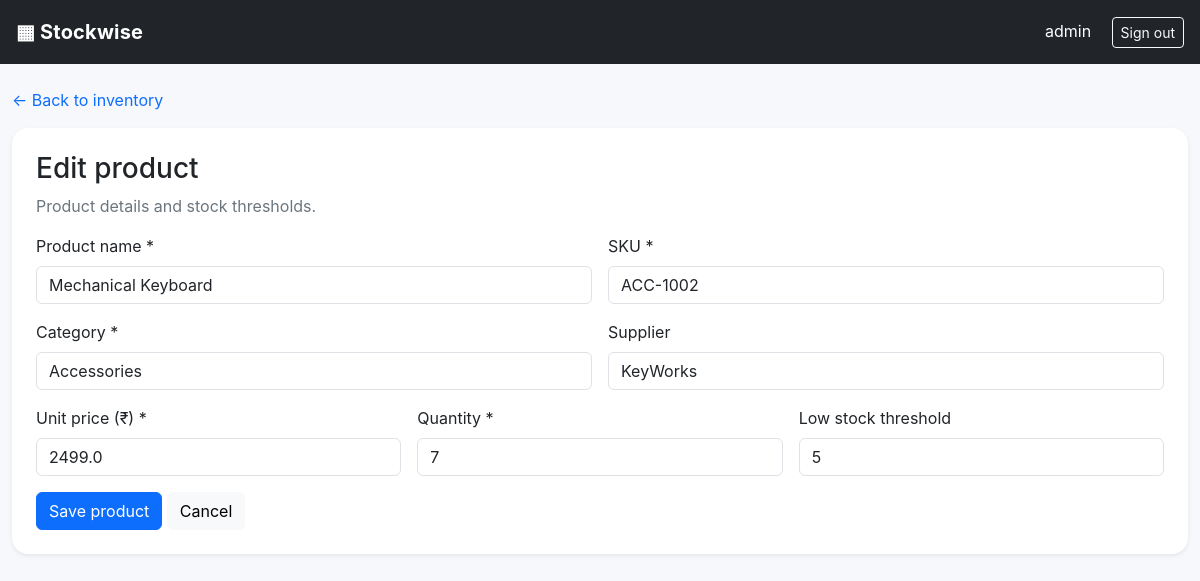
The app's page /products/2/edit (signed in) with its own data.
### tables this page shows
CREATE TABLE products(id INTEGER PRIMARY KEY, name TEXT NOT NULL, sku TEXT UNIQUE NOT NULL, category TEXT NOT NULL, price REAL NOT NULL CHECK(price>=0), quantity INTEGER NOT NULL CHECK(quantity>=0), reorder_level INTEGER NOT NULL DEFAULT 5 CHECK(reorder_level>=0), supplier TEXT DEFAULT '', created_at TEXT NOT NULL);

### app.py (the view, shortened to what this page needs)
@app.route('/products/new',methods=['GET','POST'])
@app.route('/products/<int:pid>/edit',methods=['GET','POST'])
@signed_in
def product_form(pid=None):
    with connect() as db: product=db.execute('SELECT * FROM products WHERE id=?',(pid,)).fetchone() if pid else None
    if pid and not product: flash('Product not found.','warning'); return redirect(url_for('dashboard'))
    return render_template('product_form.html',product=product)

### app.py (called while the page is built)
def connect():
    db = sqlite3.connect(DB)
    db.row_factory = sqlite3.Row
    return db

def signed_in(fn):
    @wraps(fn)
    def wrapper(*args,**kwargs):
        if not session.get('user_id'):
            flash('Please sign in first.','warning'); return redirect(url_for('login'))
        return fn(*args,**kwargs)
    return wrapper

### templates/product_form.html
{% extends 'base.html' %}{% block title %}Product · Stockwise{% endblock %}{% block content %}<a href="{{ url_for('dashboard') }}" class="text-decoration-none">← Back to inventory</a><div class="card border-0 shadow-sm p-4 mt-3"><h1 class="h3">{{ 'Edit product' if product else 'Add product' }}</h1><p class="text-secondary">Product details and stock thresholds.</p><form method="post" class="row g-3"><div class="col-md-6"><label class="form-label">Product name *</label><input class="form-control" name="name" maxlength="100" required value="{{ product.name if product else '' }}"></div><div class="col-md-6"><label class="form-label">SKU *</label><input class="form-control" name="sku" maxlength="30" required value="{{ product.sku if product else '' }}"></div><div class="col-md-6"><label class="form-label">Category *</label><input class="form-control" name="category" maxlength="60" required value="{{ product.category if product else '' }}"></div><div class="col-md-6"><label class="form-label">Supplier</label><input class="form-control" name="supplier" maxlength="100" value="{{ product.supplier if product else '' }}"></div><div class="col-md-4"><label class="form-label">Unit price (₹) *</label><input class="form-control" type="number" min="0" step="0.01" name="price" required value="{{ product.price if product else '' }}"></div><div class="col-md-4"><label class="form-label">Quantity *</label><input class="form-control" type="number" min="0" name="quantity" required value="{{ product.quantity if product else 0 }}"></div><div class="col-md-4"><label class="form-label">Low stock threshold</label><input class="form-control" type="number" min="0" name="reorder_level" value="{{ product.reorder_level if product else 5 }}"></div><div class="col-12"><button class="btn btn-primary">Save product</button> <a class="btn btn-light" href="{{ url_for('dashboard') }}">Cancel</a></div></form></div>{% endblock %}

### static/style.css (style rules this page uses)
:root { --ink:#182230;--muted:#697586;--line:#e8edf2;--blue:#3568df;--bg:#f6f8fb }
body { background:var(--bg);color:var(--ink);font-family:Inter,ui-sans-serif,system-ui,-apple-system,"Segoe UI",sans-serif }
.card { border-radius:16px!important }

### records on screen
products: name "Mechanical Keyboard", sku "ACC-1002", category "Accessories", supplier "KeyWorks", price "2499.0", quantity "7", reorder_level "5"

### other values on screen
{{ session.username }} "admin"
{{ 'Edit product' if product else 'Add product' }} "Edit product"
